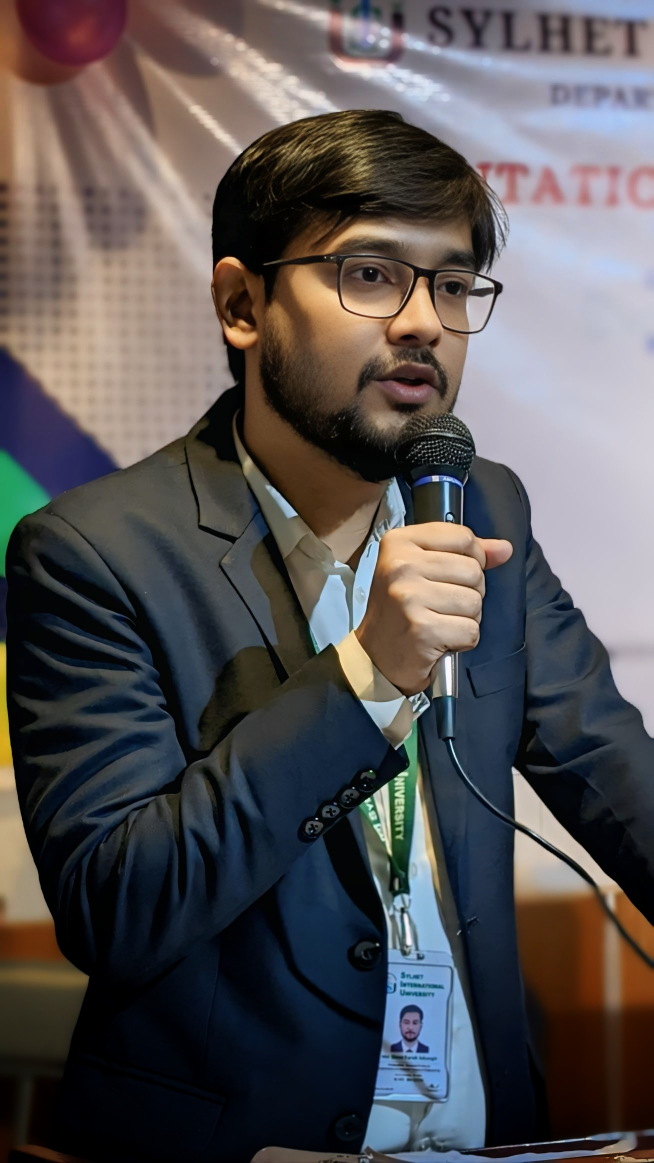
#> input picture images/image.jpeg, 1308 x 2326 px (shown at 1/2 size)
$ python shapeandtext.py
#> lines starting #> are read from the running program, lines starting #| are printed output that depends on the picture
import cv2
img = cv2.imread('images/image.jpeg', 0)
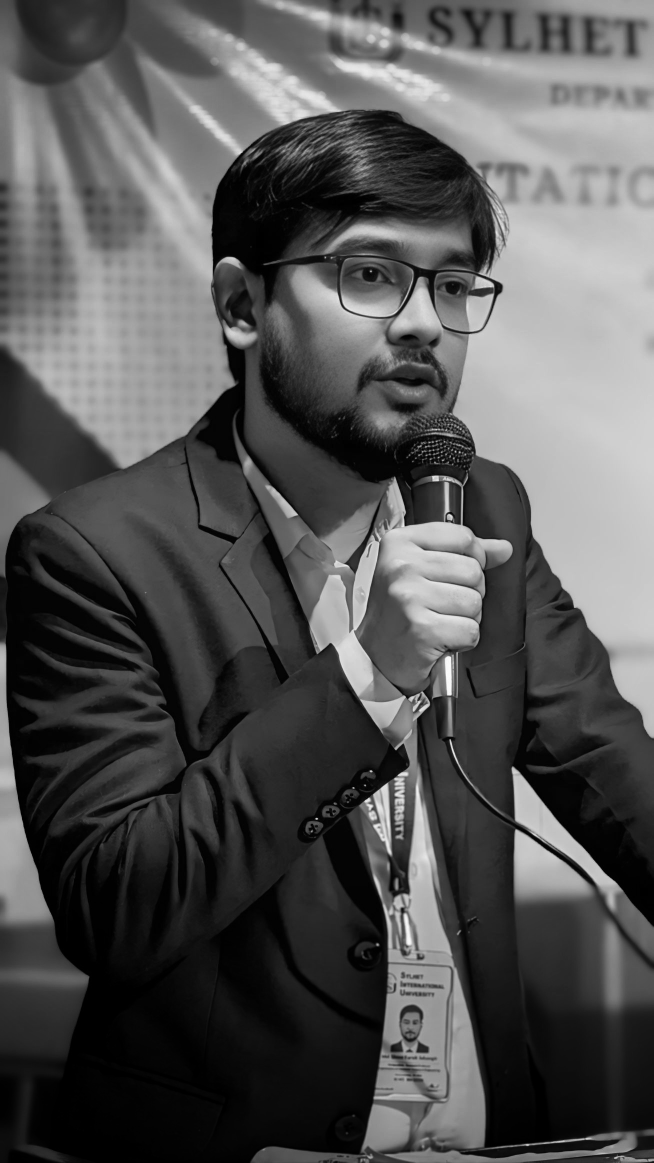
#> img: shape (2326, 1308) (shown at 1/2 size); min 0, max 255, mean 84
img = cv2.resize(img, (300, 400))
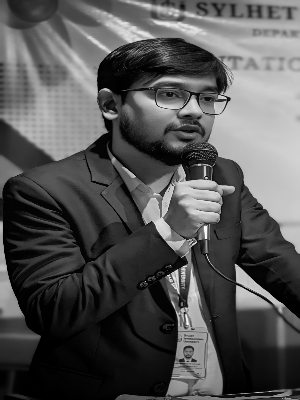
#> img: shape (400, 300); min 0, max 249, mean 83.9

cv2.line(img, (50, 50), (200, 200), (255, 0, 0), 5)
cv2.rectangle(img, (50, 50), (200, 200), (0, 255, 0), 3)
cv2.circle(img, (150, 150), 50, (0, 0, 255), -1)
cv2.ellipse(img, (150, 150), (50, 20), 0, 0, 360, (255, 255, 0), -1)
cv2.imshow('Shapes', img)

text = "Jahangir"
font = cv2.FONT_HERSHEY_SIMPLEX
cv2.putText(img, text, (50, 50), font, 1, (255, 255, 255), 2)
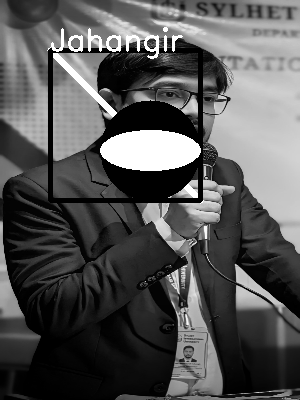
#> img: shape (400, 300); min 0, max 255, mean 85.5
cv2.imshow('Shapes and Text', img)
cv2.waitKey(0)
cv2.destroyAllWindows()
